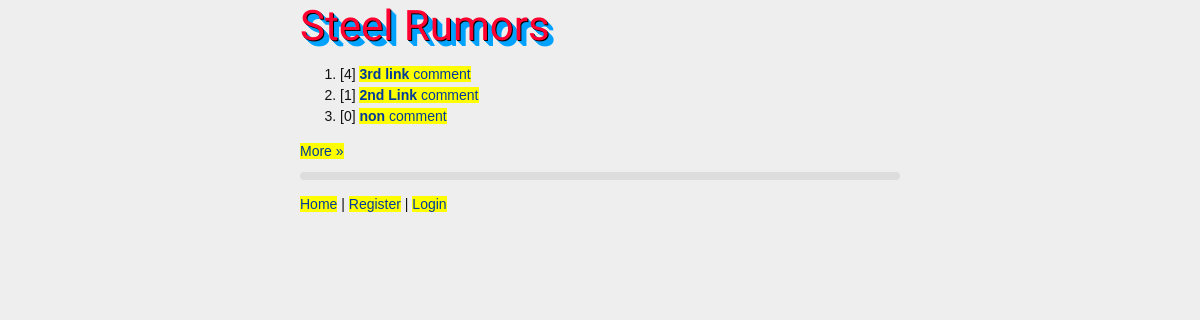
/home/, run on the app's committed database.
### links/models.py (models this page shows, shortened)
class Link(models.Model):
    title = models.CharField("Headline", max_length=100)
    submitter = models.ForeignKey(User)
    submitted_on = models.DateTimeField(auto_now_add=True)
    rank_score = models.FloatField(default=0.0)
    url = models.URLField("URL", max_length=250, blank=True)
    description = models.TextField(blank=True)
    objects = models.Manager()  # default manager
    with_votes = LinkVoteCountManager()

### links/views.py (the view)
class LinkListView(RandomGossipMixin, ListView):
    model = Link
    queryset = Link.with_votes.all()
    paginate_by = 3

### links/views.py (called while the page is built)
    def get_context_data(self, **kwargs):
        context = super(RandomGossipMixin, self).get_context_data(**kwargs)
        context["randomquip"] = Comment.objects.order_by('?')[0]
        return context

### links/templates/links/link_list.html (shortened to what this page needs)
{% extends "base.html" %}
{% load comments %}
{% block content %}
{% if is_paginated %}
<ol start="{{ page_obj.start_index }}">
{% else %}
<ol>
{% endif %}
{% for link in object_list %}
	<li> [{{ link.votes }}]
			<a href="{% url 'link_detail' pk=link.pk %}">
					<b>{{ link.title }}</b>
            {% get_comment_count for link as comment_count %}
            {{ comment_count }} comment{{ comment_count|pluralize }}
			</a>
	</li>
{% endfor %}
</ol>
{% if is_paginated %}
<div class="pagination">
		{% if page_obj.has_next %}
		<a href="?page{{ page_obj.next_page_number }}">More &raquo;</a>
		{% endif %}
</div>
{% endif %}
<blockquote style="background-color: #ddd; padding: 4px; border-radius: 10px; margin: 10px 0; color: #666; font-size: smaller; text-shadow: rgba(255, 255, 255, 0.8) 1px 1px 0;">
</blockquote>
{% endblock %}

### links/static/links/css/main.css (style rules this page uses)
html, body { margin: 0; padding: 0; height: 100%; font: 14px/21px Helvetica, Sans-Serif; }
html { color: #111; background: #eee; }
body { margin: 0 auto; min-height: 100%; position: relative; max-width: 600px; margin: 0 auto; }
a { background: #FFFF00; color: #00399C; text-decoration: none; }

### data on the page
Link: votes "4", title "3rd link"
Link: votes "1", title "2nd Link"
Link: votes "0", title "non"
